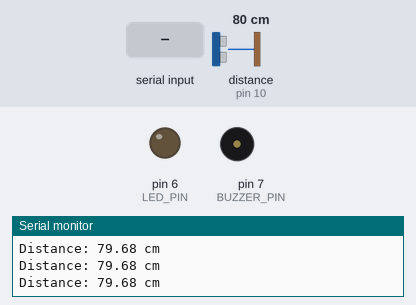
The sketch below on a simulated Arduino Uno, built with avr-gcc and run on an emulated ATmega328P. On the bench: output pins drawn as LEDs (lit = HIGH), buzzer (waves = sounding, pin HIGH), the last lines printed to the serial monitor. Wiring (inferred from the names in the program): ultrasonic range finder: trigger pin 9; echo pin 10. The inputs (shaded band) are chosen by the test bench; at power-on: distance to the obstacle (sensor on pin 10) 80 cm. The echo pulse lasts 58.3 µs per cm; pins used as bus, display or sensor lines are not drawn.

Above: at 1.2 s.
1.3 s: distance to the obstacle (sensor on pin 10) set to 55 cm
2.8 s: distance to the obstacle (sensor on pin 10) set to 45 cm
At 3.6 s:
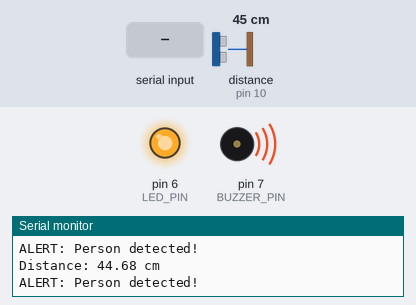
4.3 s: distance to the obstacle (sensor on pin 10) set to 60 cm
At 5.7 s:
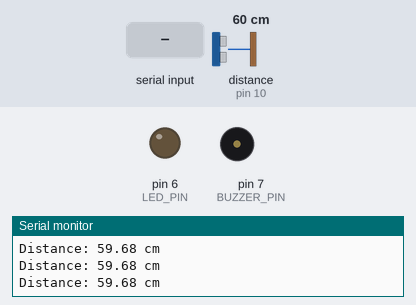
6.0 s: "LED_ON\n" received over Serial
At 7.3 s:
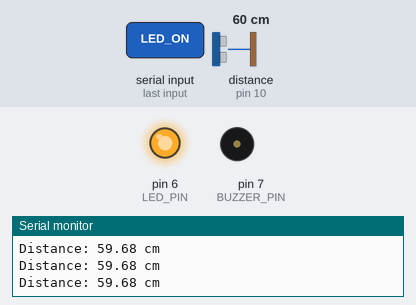
7.6 s: "LED_OFF\n" received over Serial
At 8.7 s:
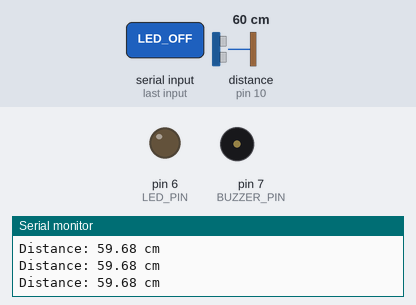
9.2 s: "BUZZER_ON\n" received over Serial
At 9.9 s:
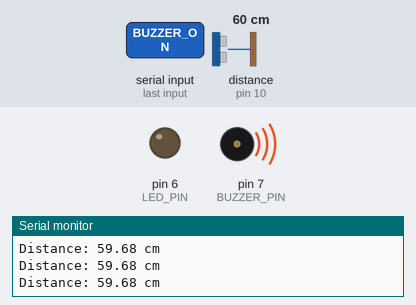
Timing chart, 0 to 11.7 s (numbered marks = the images above; inputs shaded):
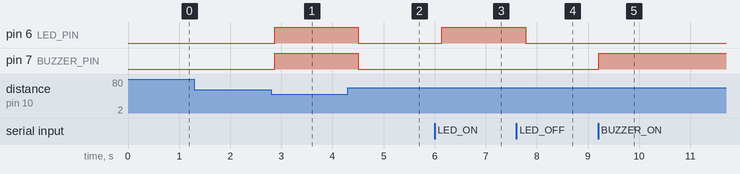

Measured:
- the behaviour switches between 51 and 50 cm on distance to the obstacle (sensor on pin 10) (found by bisection; images 0 and 1)
- after the input at 2.8 s, pin 6 (LED_PIN), pin 7 (BUZZER_PIN): LOW → HIGH after 0.07 s
- after the input at 4.3 s, pin 6 (LED_PIN), pin 7 (BUZZER_PIN): HIGH → LOW after 0.21 s
- after the input at 6.0 s, pin 6 (LED_PIN): LOW → HIGH after 0.14 s
- after the input at 7.6 s, pin 6 (LED_PIN): HIGH → LOW after 0.18 s
- after the input at 9.2 s, pin 7 (BUZZER_PIN): LOW → HIGH at once

The sketch:

SECURITY_HW.ino
```cpp
const int TRIG_PIN = 9;
const int ECHO_PIN = 10;

const int LED_PIN = 6;
const int BUZZER_PIN = 7;

const int DETECTION_DISTANCE = 50;

bool manualLed = false;
bool manualBuzzer = false;

void setup() {

  pinMode(TRIG_PIN, OUTPUT);
  pinMode(ECHO_PIN, INPUT);

  pinMode(LED_PIN, OUTPUT);
  pinMode(BUZZER_PIN, OUTPUT);

  digitalWrite(LED_PIN, LOW);
  digitalWrite(BUZZER_PIN, LOW);

  Serial.begin(9600);

  Serial.println("Security system started");
}

void loop() {

  // -------------------------------
  // Check commands from website
  // -------------------------------

  if (Serial.available()) {

    String command = Serial.readStringUntil('\n');

    command.trim();

    if (command == "LED_ON") {
      manualLed = true;
    }

    else if (command == "LED_OFF") {
      manualLed = false;
    }

    else if (command == "BUZZER_ON") {
      manualBuzzer = true;
    }

    else if (command == "BUZZER_OFF") {
      manualBuzzer = false;
    }
  }


  // -------------------------------
  // Ultrasonic measurement
  // -------------------------------

  digitalWrite(TRIG_PIN, LOW);
  delayMicroseconds(2);

  digitalWrite(TRIG_PIN, HIGH);
  delayMicroseconds(10);

  digitalWrite(TRIG_PIN, LOW);

  long duration = pulseIn(
    ECHO_PIN,
    HIGH,
    30000
  );

  float distance;

  if (duration == 0) {
    distance = -1;
  }
  else {
    distance = duration * 0.0343 / 2;
  }


  // -------------------------------
  // Send distance to website
  // -------------------------------

  if (distance < 0) {

    Serial.println(
      "Distance: OUT_OF_RANGE"
    );

  }
  else {

    Serial.print("Distance: ");
    Serial.print(distance);
    Serial.println(" cm");
  }


  // -------------------------------
  // Automatic detection
  // -------------------------------

  bool personDetected =
    distance > 0 &&
    distance <= DETECTION_DISTANCE;


  // -------------------------------
  // LED
  // -------------------------------

  if (personDetected || manualLed) {
    digitalWrite(LED_PIN, HIGH);
  }
  else {
    digitalWrite(LED_PIN, LOW);
  }


  // -------------------------------
  // Buzzer
  // -------------------------------

  if (personDetected || manualBuzzer) {
    digitalWrite(BUZZER_PIN, HIGH);
  }
  else {
    digitalWrite(BUZZER_PIN, LOW);
  }


  // -------------------------------
  // Alert message
  // -------------------------------

  if (personDetected) {
    Serial.println(
      "ALERT: Person detected!"
    );
  }


  delay(200);
}
```
